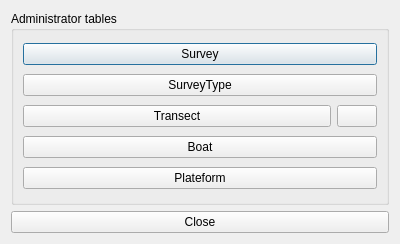
<?xml version="1.0" encoding="UTF-8"?>
<ui version="4.0">
 <class>Dialog</class>
 <widget class="QDialog" name="Dialog">
  <property name="geometry">
   <rect>
    <x>0</x>
    <y>0</y>
    <width>400</width>
    <height>244</height>
   </rect>
  </property>
  <property name="windowTitle">
   <string>Settings</string>
  </property>
  <layout class="QVBoxLayout" name="verticalLayout">
   <item>
    <widget class="QGroupBox" name="groupBox">
     <property name="title">
      <string>Administrator tables</string>
     </property>
     <layout class="QVBoxLayout" name="verticalLayout_2">
      <item>
       <widget class="QPushButton" name="surveyButton">
        <property name="text">
         <string>Survey</string>
        </property>
       </widget>
      </item>
      <item>
       <widget class="QPushButton" name="surveyTypeButton">
        <property name="text">
         <string>SurveyType</string>
        </property>
       </widget>
      </item>
      <item>
       <layout class="QHBoxLayout" name="horizontalLayout">
        <item>
         <widget class="QPushButton" name="transectButton">
          <property name="text">
           <string>Transect</string>
          </property>
         </widget>
        </item>
        <item>
         <widget class="QPushButton" name="transectImportButton">
          <property name="maximumSize">
           <size>
            <width>40</width>
            <height>16777215</height>
           </size>
          </property>
          <property name="toolTip">
           <string>Import</string>
          </property>
          <property name="text">
           <string/>
          </property>
          <property name="icon">
           <iconset>
            <normaloff>../../../images/plus.png</normaloff>../../../images/plus.png</iconset>
          </property>
         </widget>
        </item>
       </layout>
      </item>
      <item>
       <widget class="QPushButton" name="boatButton">
        <property name="text">
         <string>Boat</string>
        </property>
       </widget>
      </item>
      <item>
       <widget class="QPushButton" name="plateformButton">
        <property name="text">
         <string>Plateform</string>
        </property>
       </widget>
      </item>
     </layout>
    </widget>
   </item>
   <item>
    <widget class="QPushButton" name="closeButton">
     <property name="text">
      <string>Close</string>
     </property>
    </widget>
   </item>
  </layout>
 </widget>
 <resources/>
 <connections/>
</ui>
